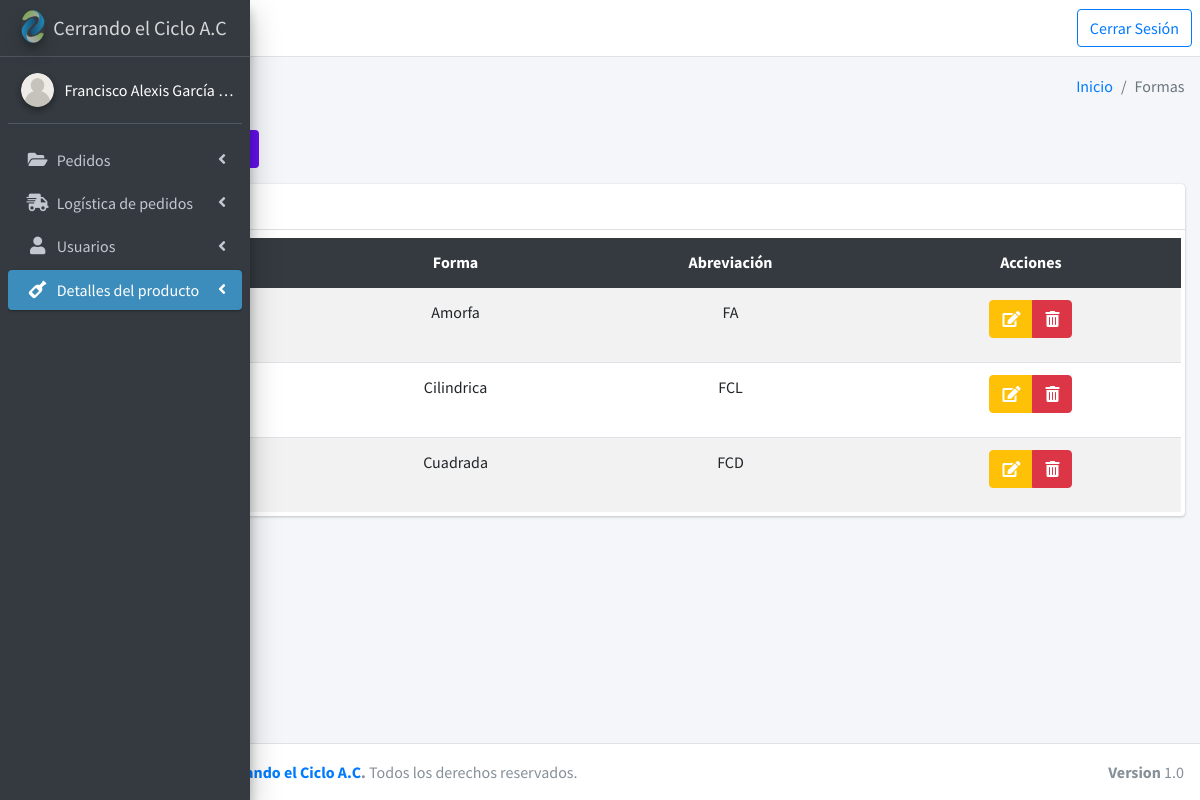
/mainForma (signed in), run on the app's committed database.
### tables this page shows
CREATE TABLE `forma` (
  `Id_Forma` int(11) NOT NULL,
  `Foto_Forma` text NOT NULL,
  `Forma` text NOT NULL,
  `Abreviacion_Forma` text NOT NULL
);

### controllers/plantilla.controlador.php (called while the page is built)
<?php
    Class ControladorPlantilla{
        static public function TraerPlantilla(){
            include "views/plantilla.php";
        }
    }
?>

### index.php (called while the page is built, shortened)
<?php
    require_once "controllers/plantilla.controlador.php";
    require_once "controllers/roles.controlador.php";
    require_once "controllers/formas.controlador.php";
    require_once "models/formas.modelo.php";
    $plantilla = new ControladorPlantilla();
    $plantilla->TraerPlantilla();
?>

### models/conexion.php (called while the page is built)
<?php
    Class Conexion {
        static public function conectar(){
            $link = new PDO("mysql:host=localhost;dbname=logistica-pedidos",
                            "root",
                            "");
            $link->exec("set names utf8");
            return $link;
        }
    }
?>

### models/formas.modelo.php (called while the page is built, shortened)
<?php
require_once "conexion.php";
class ModeloForma
{
    static public function mdlTraerForma($tabla, $item, $valor)
    {
        if ($valor == null) {
            $consulta = Conexion::conectar()->prepare("SELECT * FROM $tabla WHERE $item != 'Otra forma' ORDER BY $item");
            $consulta->execute();
            return $consulta->fetchAll();
        }
    }
}

### controllers/formas.controlador.php (called while the page is built, shortened)
<?php
class ControladorForma
{
    static public function ctrTraerForma($tabla, $item, $valor)
    {
        $consulta = ModeloForma::mdlTraerForma($tabla, $item, $valor);
        return $consulta;
    }
}

### views/modules/Formas/tablaFormas.php (the view, shortened to what this page needs)
<table class="table table-hover table-striped text-md-center tablas dt-responsive">
    <thead class="thead-dark">
        <tr>
            <th scope="col" style="width: 3px; max-width: 8px;">#</th>
            <th scope="col">Imagen</th>
            <th scope="col">Forma</th>
            <th scope="col">Abreviación</th>
            <th scope="col">Acciones</th>
        </tr>
    </thead>
    <tbody>
        <?php
        $tabla = "forma";
        $item = "Forma";
        $formas = ControladorForma::ctrTraerForma($tabla, $item, null);
        foreach ($formas as $key => $value) :
        ?>
            <tr>
                <td scope="row" style="width: 3px; max-width: 8px;"><?php echo $key + 1; ?></td>
                <td>
                </td>
                <td><?php echo $value["Forma"]; ?></td>
                <td><?php echo $value["Abreviacion_Forma"]; ?></td>
                <td>
                    <div class="btn-group">
                        <button class="btn btn-warning btnEditarForma" idForma="<?php echo $value["Id_Forma"]; ?>" data-toggle="modal" data-target="#modalEditForma"><i class="fas fa-edit text-white"></i></button>
                        <button class="btn btn-danger btnEliminarForma" idForma="<?php echo $value["Id_Forma"]; ?>" fotoForma="<?php echo $value["Foto_Forma"]; ?>" nomForma="<?php echo $value["Forma"]; ?>"><i class="fas fa-trash-alt text-white"></i></button>
                    </div>
                </td>
            </tr>
        <?php endforeach ?>
    </tbody>
</table>

### data on the page
forma: Forma "Amorfa", Abreviacion_Forma "FA"
forma: Forma "Cilindrica", Abreviacion_Forma "FCL"
forma: Forma "Cuadrada", Abreviacion_Forma "FCD"

### other printed values
$_SESSION["nombreUsuario"] "Francisco Alexis García…"
